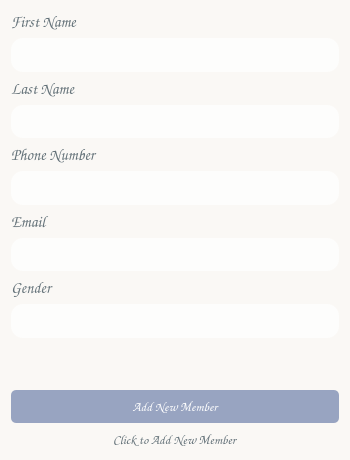
<?xml version="1.0" encoding="UTF-8"?>
<ui version="4.0">
 <class>Addmember</class>
 <widget class="QDialog" name="Addmember">
  <property name="geometry">
   <rect>
    <x>0</x>
    <y>0</y>
    <width>350</width>
    <height>460</height>
   </rect>
  </property>
  <property name="windowTitle">
   <string>Dialog</string>
  </property>
  <property name="styleSheet">
   <string notr="true">background-color: rgb(250, 248, 245);</string>
  </property>
  <layout class="QVBoxLayout" name="verticalLayout_3">
   <item>
    <layout class="QFormLayout" name="formLayout">
     <item row="0" column="0" colspan="2">
      <widget class="QLabel" name="label">
       <property name="font">
        <font>
         <family>Comic Sans MS</family>
         <pointsize>12</pointsize>
        </font>
       </property>
       <property name="styleSheet">
        <string notr="true">color: rgb(100, 114, 121);</string>
       </property>
       <property name="text">
        <string>First Name</string>
       </property>
      </widget>
     </item>
     <item row="1" column="0" colspan="2">
      <widget class="QLineEdit" name="firstname">
       <property name="sizePolicy">
        <sizepolicy hsizetype="Expanding" vsizetype="Expanding">
         <horstretch>0</horstretch>
         <verstretch>0</verstretch>
        </sizepolicy>
       </property>
       <property name="font">
        <font>
         <family>Comic Sans MS</family>
         <pointsize>12</pointsize>
        </font>
       </property>
       <property name="styleSheet">
        <string notr="true">color: rgb(121, 131, 154);
background-color: rgb(253, 253, 252);
border-radius: 12px;</string>
       </property>
      </widget>
     </item>
     <item row="2" column="0" colspan="2">
      <widget class="QLabel" name="label_2">
       <property name="font">
        <font>
         <family>Comic Sans MS</family>
         <pointsize>12</pointsize>
        </font>
       </property>
       <property name="styleSheet">
        <string notr="true">color: rgb(100, 114, 121);</string>
       </property>
       <property name="text">
        <string>Last Name</string>
       </property>
      </widget>
     </item>
     <item row="3" column="0" colspan="2">
      <widget class="QLineEdit" name="lastname">
       <property name="sizePolicy">
        <sizepolicy hsizetype="Expanding" vsizetype="Expanding">
         <horstretch>0</horstretch>
         <verstretch>0</verstretch>
        </sizepolicy>
       </property>
       <property name="font">
        <font>
         <family>Comic Sans MS</family>
         <pointsize>12</pointsize>
        </font>
       </property>
       <property name="styleSheet">
        <string notr="true">color: rgb(121, 131, 154);
background-color: rgb(253, 253, 252);
border-radius: 12px;</string>
       </property>
      </widget>
     </item>
     <item row="4" column="0" colspan="2">
      <widget class="QLabel" name="label_3">
       <property name="font">
        <font>
         <family>Comic Sans MS</family>
         <pointsize>12</pointsize>
        </font>
       </property>
       <property name="styleSheet">
        <string notr="true">color: rgb(100, 114, 121);</string>
       </property>
       <property name="text">
        <string>Phone Number</string>
       </property>
      </widget>
     </item>
     <item row="5" column="0" colspan="2">
      <widget class="QLineEdit" name="phone">
       <property name="sizePolicy">
        <sizepolicy hsizetype="Expanding" vsizetype="Expanding">
         <horstretch>0</horstretch>
         <verstretch>0</verstretch>
        </sizepolicy>
       </property>
       <property name="font">
        <font>
         <family>Comic Sans MS</family>
         <pointsize>12</pointsize>
        </font>
       </property>
       <property name="styleSheet">
        <string notr="true">color: rgb(121, 131, 154);
background-color: rgb(253, 253, 252);
border-radius: 12px;</string>
       </property>
      </widget>
     </item>
     <item row="6" column="0" colspan="2">
      <widget class="QLabel" name="label_4">
       <property name="font">
        <font>
         <family>Comic Sans MS</family>
         <pointsize>12</pointsize>
        </font>
       </property>
       <property name="styleSheet">
        <string notr="true">color: rgb(100, 114, 121);</string>
       </property>
       <property name="text">
        <string>Email</string>
       </property>
      </widget>
     </item>
     <item row="7" column="0" colspan="2">
      <widget class="QLineEdit" name="email">
       <property name="sizePolicy">
        <sizepolicy hsizetype="Expanding" vsizetype="Expanding">
         <horstretch>0</horstretch>
         <verstretch>0</verstretch>
        </sizepolicy>
       </property>
       <property name="font">
        <font>
         <family>Comic Sans MS</family>
         <pointsize>12</pointsize>
        </font>
       </property>
       <property name="styleSheet">
        <string notr="true">color: rgb(121, 131, 154);
background-color: rgb(253, 253, 252);
border-radius: 12px;</string>
       </property>
      </widget>
     </item>
     <item row="8" column="0" colspan="2">
      <widget class="QLabel" name="label_5">
       <property name="font">
        <font>
         <family>Comic Sans MS</family>
         <pointsize>12</pointsize>
        </font>
       </property>
       <property name="styleSheet">
        <string notr="true">color: rgb(100, 114, 121);</string>
       </property>
       <property name="text">
        <string>Gender</string>
       </property>
      </widget>
     </item>
     <item row="9" column="0" colspan="2">
      <widget class="QLineEdit" name="gender">
       <property name="sizePolicy">
        <sizepolicy hsizetype="Expanding" vsizetype="Expanding">
         <horstretch>0</horstretch>
         <verstretch>0</verstretch>
        </sizepolicy>
       </property>
       <property name="font">
        <font>
         <family>Comic Sans MS</family>
         <pointsize>12</pointsize>
        </font>
       </property>
       <property name="styleSheet">
        <string notr="true">color: rgb(121, 131, 154);
background-color: rgb(253, 253, 252);
border-radius: 12px;</string>
       </property>
      </widget>
     </item>
     <item row="10" column="0" colspan="2">
      <spacer name="verticalSpacer">
       <property name="orientation">
        <enum>Qt::Vertical</enum>
       </property>
       <property name="sizeHint" stdset="0">
        <size>
         <width>20</width>
         <height>40</height>
        </size>
       </property>
      </spacer>
     </item>
     <item row="11" column="0" colspan="2">
      <widget class="QPushButton" name="pushButton">
       <property name="sizePolicy">
        <sizepolicy hsizetype="Expanding" vsizetype="Expanding">
         <horstretch>0</horstretch>
         <verstretch>0</verstretch>
        </sizepolicy>
       </property>
       <property name="font">
        <font>
         <family>Comic Sans MS</family>
         <pointsize>10</pointsize>
        </font>
       </property>
       <property name="cursor">
        <cursorShape>PointingHandCursor</cursorShape>
       </property>
       <property name="styleSheet">
        <string notr="true">color: rgb(255, 255, 255);
background-color: rgb(152, 164, 193);
border-radius: 5px;
</string>
       </property>
       <property name="text">
        <string>Add New Member</string>
       </property>
      </widget>
     </item>
    </layout>
   </item>
   <item>
    <layout class="QHBoxLayout" name="horizontalLayout_2">
     <item>
      <spacer name="horizontalSpacer_2">
       <property name="orientation">
        <enum>Qt::Horizontal</enum>
       </property>
       <property name="sizeHint" stdset="0">
        <size>
         <width>40</width>
         <height>20</height>
        </size>
       </property>
      </spacer>
     </item>
     <item>
      <widget class="QLabel" name="text">
       <property name="font">
        <font>
         <family>Comic Sans MS</family>
         <pointsize>10</pointsize>
        </font>
       </property>
       <property name="focusPolicy">
        <enum>Qt::NoFocus</enum>
       </property>
       <property name="styleSheet">
        <string notr="true">color: rgb(100, 114, 121);</string>
       </property>
       <property name="text">
        <string>Click to Add New Member</string>
       </property>
      </widget>
     </item>
     <item>
      <spacer name="horizontalSpacer">
       <property name="orientation">
        <enum>Qt::Horizontal</enum>
       </property>
       <property name="sizeHint" stdset="0">
        <size>
         <width>40</width>
         <height>20</height>
        </size>
       </property>
      </spacer>
     </item>
    </layout>
   </item>
  </layout>
 </widget>
 <resources/>
 <connections/>
</ui>
